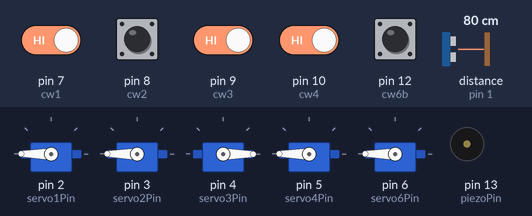
The sketch below on a simulated Arduino Uno, built with avr-gcc and run on an emulated ATmega328P. On the bench: 5 × servo, buzzer (waves = sounding, pin HIGH). Wiring (inferred from the names in the program): ultrasonic range finder: trigger pin 0; echo pin 1. The test bench sets the inputs (shaded band); at power-on: pin 7 (cw1), pin 8 (cw2), pin 9 (cw3), pin 10 (cw4), pin 12 (cw6b) HIGH, distance to the obstacle (sensor on pin 1) 80 cm. The echo pulse lasts 58.3 µs per cm; pins used as bus, display or sensor lines are not drawn.

Above: at 2.0 s.
2.1 s: pin 8 (cw2) pulled LOW for 0.75 s
At 2.57 s:
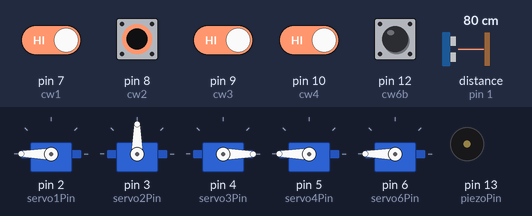
5.4 s: pin 12 (cw6b) pulled LOW for 0.75 s
At 5.6 s:
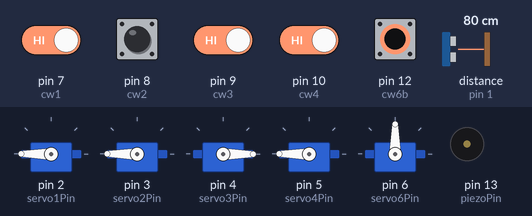
8.7 s: pin 7 (cw1) driven LOW and pin 8 (cw2) driven LOW and pin 9 (cw3) driven LOW and pin 10 (cw4) driven LOW and pin 12 (cw6b) driven LOW
At 9.5 s:
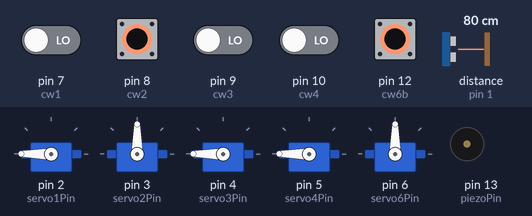
10.5 s: pin 9 (cw3) driven HIGH
At 10.65 s:
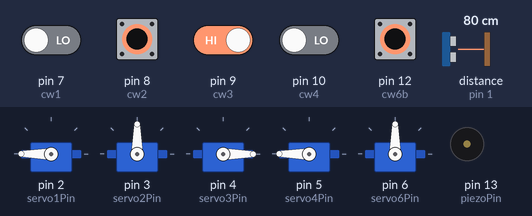
13.8 s: pin 9 (cw3) driven LOW
At 14.7 s:
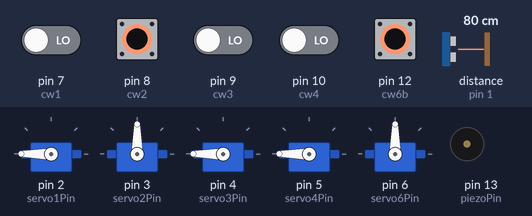
15.3 s: pin 8 (cw2) driven HIGH
At 16.2 s:
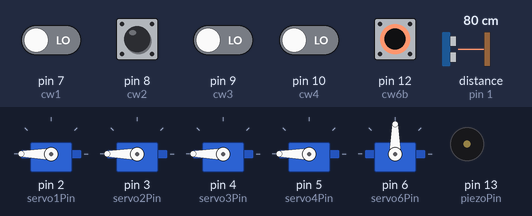
Timing chart, 0 to 17.8 s (numbered marks = the images above; inputs shaded):
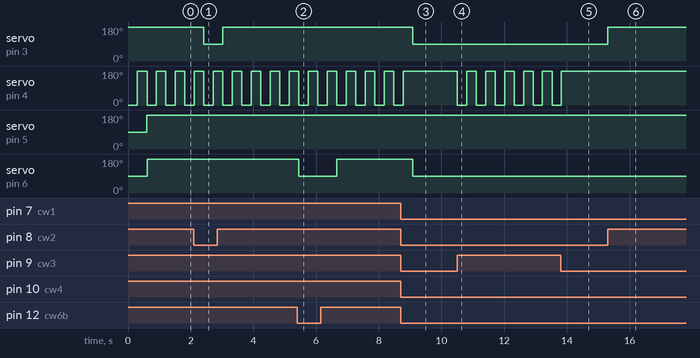

The sketch:

Once_Upon_An_Arduino.ino
```cpp
#include <Servo.h>


// SERVO
Servo servo1;   // Scene 1 - Smokey (180°)
Servo servo2;   // Scene 2 - Throwing objects (360°)
Servo servo3;   // Scene 3 - Cow oscillating (360°)
Servo servo4;   // Scene 4 - Lightning push (180°)
Servo servo6;   // Scene 6 - Cruz donuts (360°)


// INPUT PINS (Copper wires)
int cw1 = 7;   // Scene 1
int cw2 = 8;   // Scene 2
int cw3 = 9;   // Scene 3
int cw4 = 10;   // Scene 4
int cw6b = 12;  // Scene 6 (Cruz donut servo)


// OUTPUT PINS
int piezoPin = 13;           // Scene 5 piezo
int trigPin = 0;           // Scene 5 ultrasonic TRIG
int echoPin = 1;           // Scene 5 ultrasonic ECHO


// SERVO PINS
int servo1Pin = 2;
int servo2Pin = 3;
int servo3Pin = 4;
int servo4Pin = 5;
int servo6Pin = 6;


// STATE
bool servo4Moved = false;  // Scene 4 moves only once


void setup() {


  // Attach Servos
  servo1.attach(servo1Pin);
  servo2.attach(servo2Pin);
  servo3.attach(servo3Pin);
  servo4.attach(servo4Pin);
  servo6.attach(servo6Pin);


  // Input Copper Wires
  pinMode(cw1, INPUT_PULLUP);
  pinMode(cw2, INPUT_PULLUP);
  pinMode(cw3, INPUT_PULLUP);
  pinMode(cw4, INPUT_PULLUP);
  pinMode(cw6b                                                                                                                                                                                                                                                                , INPUT_PULLUP);


  // Outputs
  pinMode(piezoPin, OUTPUT);
  pinMode(trigPin, OUTPUT);
  pinMode(echoPin, INPUT);
}


// DISTANCE SENSOR
long getDistance() {
  digitalWrite(trigPin, LOW);
  delayMicroseconds(2);


  digitalWrite(trigPin, HIGH);
  delayMicroseconds(10);
  digitalWrite(trigPin, LOW);


  long duration = pulseIn(echoPin, HIGH);
  long distance = duration * 0.034 / 2;
  return distance;
}


// MAIN LOOP
void loop() {


  // Scene 1: Smokey turns 180 and stays
  if (digitalRead(cw1) == HIGH) {
    servo1.write(360);
  }


  // Scene 2: 360 servo spins while triggered
  if (digitalRead(cw2) == HIGH) {
    servo2.write(180);  // spin
  } else {
    servo2.write(90);   // stop continuous servo
  }


  // Scene 3: Cow oscillating servo
  if (digitalRead(cw3) == HIGH) {
    servo3.write(0);
    delay(300);
    servo3.write(180);
    delay(300);
  }


  // Scene 4: Lightning push (180°, once)
  if (digitalRead(cw4) == HIGH && !servo4Moved) {
    servo4.write(180);
    servo4Moved = true;   // lock it so it never moves again
  }


  // Scene 5: Mac ultrasonic honk
  int distance = getDistance();
  if (distance < 1) {   // adjust threshold
    tone(piezoPin, 800); // honk (boom boom)
    delay(300);
    noTone(piezoPin);
    Serial.println ("ON");
  }

  // Scene 6: Cruz donuts
  if (digitalRead(cw6b) == HIGH) {
    servo6.write(180);  // spin
  } else {
    servo6.write(90);   // stop
  }
}
```

Measured:
- after the input at 2.1 s, servo on pin 3 (servo2Pin): 180° → 90° after 0.32 s, → 180° 0.61 s later
- after the input at 5.4 s, servo on pin 6 (servo6Pin): 180° → 90° after 0.05 s, → 180° 1.2 s later
- after the input at 8.7 s, servo on pin 3 (servo2Pin), servo on pin 6 (servo6Pin): 180° → 90° after 0.38 s; servo on pin 4 (servo3Pin): goes on until 8.8 s, then stays 180°
- after the input at 10.5 s, servo on pin 4 (servo3Pin): alternates 180° for 0.31 s and 0° for 0.30 s, starting at once
- after the input at 13.8 s, servo on pin 4 (servo3Pin): goes on until 13.8 s, then stays 180°
- after the input at 15.3 s, servo on pin 3 (servo2Pin): 90° → 180° at once
- by itself, servo on pin 4 (servo3Pin): alternates 180° for 0.31 s and 0° for 0.30 s
